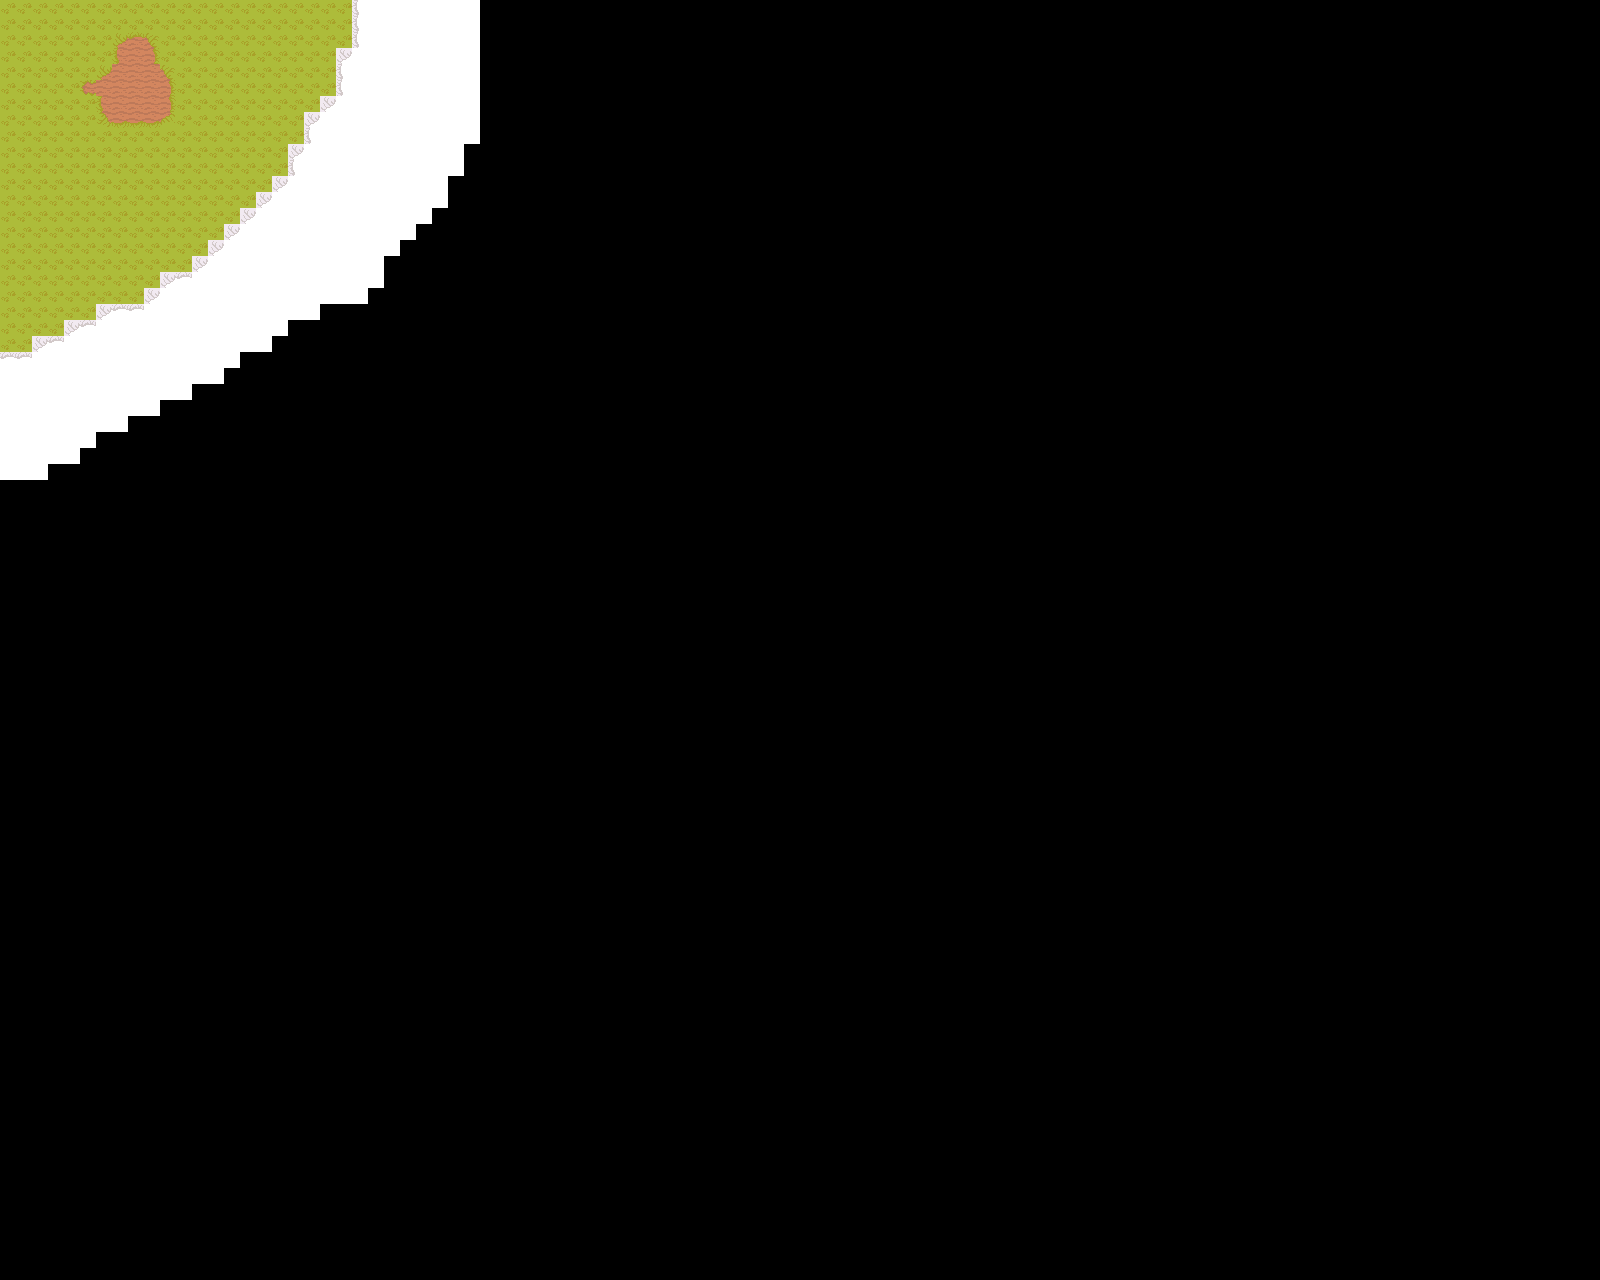

This game map was drawn from its Tiled (.tmx) file and the tilesets committed beside it. A one-line description and the trimmed map source follow:
An orthogonal 100x80 tile map with 16x16 px tiles, 1 tile layer (Tile Layer 1).

<map version="1.10" tiledversion="1.11.0" orientation="orthogonal" renderorder="right-down" width="100" height="80" tilewidth="16" tileheight="16" infinite="0" nextlayerid="2" nextobjectid="1">
 <editorsettings>
  <export target="spawn.json" format="json" />
 </editorsettings>
 <tileset firstgid="1" source="tilesets/TilesetFloor.tsx" />
 <layer id="1" name="Tile Layer 1" width="100" height="80">
  <data>[8000 cells, 661 non-empty, 15 distinct tile ids]</data>
 </layer>
</map>
